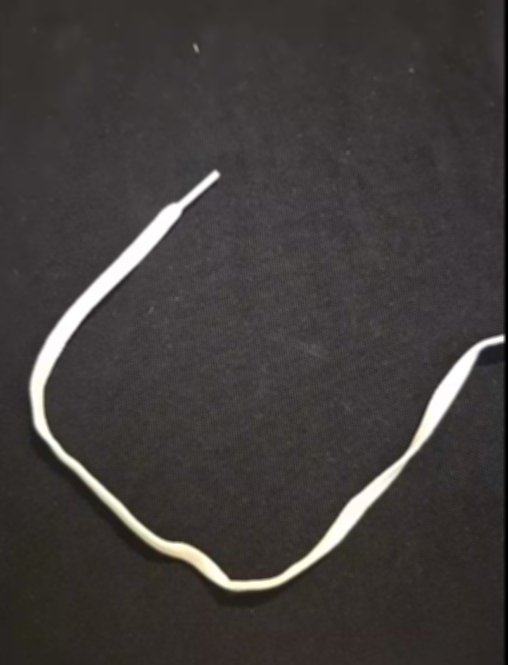
#> input picture examples/example.png, 508 x 665 px
$ python -i rope_segmentation.py   (imports and definitions only)
#> lines starting #> are read from the running program, lines starting #| are printed output that depends on the picture; after the words box and inside, x2 and y2 are one past the last pixel; in counts of white or black regions, pixels touching at a corner belong together
"""Rope segmentation using OpenCV.

This module provides functions for segmenting ropes from images.
"""

from dataclasses import dataclass
from typing import Optional, Tuple

import cv2
import numpy as np


@dataclass
class RopeMask:
    """Data structure for rope segmentation results.

    Attributes:
        mask: Binary mask of the rope (numpy array, dtype=uint8)
        confidence: Confidence score for the segmentation (0.0 to 1.0)
        image_shape: Original image shape (height, width)
    """

    mask: np.ndarray
    confidence: float
    image_shape: Tuple[int, int]


def _preprocess_image(
    image: np.ndarray,
    blur_kernel_size: int = 5,
) -> np.ndarray:
    """Preprocess image with blur and noise reduction.

    Args:
        image: Input image (BGR or grayscale)
        blur_kernel_size: Size of Gaussian blur kernel (must be odd)

    Returns:
        Preprocessed image
    """
    # Ensure kernel size is odd
    if blur_kernel_size % 2 == 0:
        blur_kernel_size += 1

    # Apply Gaussian blur
    blurred = cv2.GaussianBlur(
        image,
        (blur_kernel_size, blur_kernel_size),
        0,
    )

    return blurred


def _apply_morphology(
    mask: np.ndarray,
    opening_kernel_size: int = 3,
    closing_kernel_size: int = 5,
) -> np.ndarray:
    """Apply morphological operations to clean mask.

    Args:
        mask: Binary mask
        opening_kernel_size: Size of opening kernel (removes noise)
        closing_kernel_size: Size of closing kernel (fills gaps)

    Returns:
        Cleaned binary mask
    """
    # Create kernels
    opening_kernel = cv2.getStructuringElement(
        cv2.MORPH_ELLIPSE,
        (opening_kernel_size, opening_kernel_size),
    )
    closing_kernel = cv2.getStructuringElement(
        cv2.MORPH_ELLIPSE,
        (closing_kernel_size, closing_kernel_size),
    )

    # Apply opening (erosion then dilation) to remove noise
    opened = cv2.morphologyEx(mask, cv2.MORPH_OPEN, opening_kernel)

    # Apply closing (dilation then erosion) to fill gaps
    closed = cv2.morphologyEx(opened, cv2.MORPH_CLOSE, closing_kernel)

    return closed


def _filter_contours(
    mask: np.ndarray,
    min_area: int = 100,
    max_area: Optional[int] = None,
    min_aspect_ratio: float = 2.0,
    hole_fill_max_area: Optional[int] = None,
    hollow_fill_ratio_threshold: Optional[float] = None,
) -> np.ndarray:
    """Filter contours to keep only rope-like shapes.

    Args:
        mask: Binary mask
        min_area: Minimum contour area in pixels
        max_area: Maximum contour area in pixels (None for no limit)
        min_aspect_ratio: Minimum aspect ratio (length/width)
        hole_fill_max_area: Fill holes up to this area (pixels); larger holes
            (e.g., rope loops) are preserved. None disables hole filling.
        hollow_fill_ratio_threshold: If set, treat contours with fill ratios
            below this value as hollow (loop-like) and skip aspect ratio checks.

    Returns:
        Filtered binary mask
    """
    # Find contours
    contours, _ = cv2.findContours(
        mask,
        cv2.RETR_EXTERNAL,
        cv2.CHAIN_APPROX_SIMPLE,
    )

    if not contours:
        return mask

    # Start from the original mask so holes (e.g., rope loops) are preserved.
    filtered_mask = mask.copy()

    for contour in contours:
        area = cv2.contourArea(contour)

        # Check area
        if area < min_area:
            cv2.drawContours(filtered_mask, [contour], -1, 0, -1)
            continue
        if max_area is not None and area > max_area:
            cv2.drawContours(filtered_mask, [contour], -1, 0, -1)
            continue

        is_hollow = False
        if hollow_fill_ratio_threshold is not None and hollow_fill_ratio_threshold > 0:
            contour_mask = np.zeros_like(mask, dtype=np.uint8)
            cv2.drawContours(contour_mask, [contour], -1, 255, -1)
            contour_area_pixels = int(np.count_nonzero(contour_mask))
            if contour_area_pixels > 0:
                rope_area_pixels = int(
                    np.count_nonzero(cv2.bitwise_and(mask, contour_mask))
                )
                fill_ratio = rope_area_pixels / contour_area_pixels
                is_hollow = fill_ratio < hollow_fill_ratio_threshold

        # Check aspect ratio (skip for hollow/loop-like contours)
        if not is_hollow and len(contour) >= 5:  # Need at least 5 points for fitEllipse
            try:
                (_, _), (w, h), _ = cv2.fitEllipse(contour)
                aspect_ratio = max(w, h) / min(w, h) if min(w, h) > 0 else 0
                if aspect_ratio < min_aspect_ratio:
                    cv2.drawContours(filtered_mask, [contour], -1, 0, -1)
            except Exception:
                # If fitEllipse fails, use bounding box
                _, _, w, h = cv2.boundingRect(contour)
                aspect_ratio = max(w, h) / min(w, h) if min(w, h) > 0 else 0
                if aspect_ratio < min_aspect_ratio:
                    cv2.drawContours(filtered_mask, [contour], -1, 0, -1)

    if hole_fill_max_area is not None and hole_fill_max_area > 0:
        # Fill only small holes to reduce skeleton noise while preserving
        # large loop interiors.
        holes = cv2.bitwise_not(filtered_mask)
        hole_contours, _ = cv2.findContours(
            holes,
            cv2.RETR_EXTERNAL,
            cv2.CHAIN_APPROX_SIMPLE,
        )
        for hole_contour in hole_contours:
            area = cv2.contourArea(hole_contour)
            if area <= hole_fill_max_area:
                cv2.drawContours(filtered_mask, [hole_contour], -1, 255, -1)

    return filtered_mask


def _cleanup_connected_components(
    mask: np.ndarray,
    min_area: int = 0,
    keep_largest: bool = False,
) -> np.ndarray:
    """Remove small connected components from a binary mask.

    Args:
        mask: Binary mask (uint8, 0/255)
        min_area: Minimum area in pixels to keep (0 disables)
        keep_largest: If True, always keep the largest component

    Returns:
        Cleaned binary mask (uint8, 0/255)
    """
    if mask.size == 0:
        return mask
    if min_area <= 0 and not keep_largest:
        return mask

    binary = (mask > 0).astype(np.uint8)
    num_labels, labels, stats, _ = cv2.connectedComponentsWithStats(
        binary,
        connectivity=8,
    )

    if num_labels <= 1:
        return mask

    areas = stats[1:, cv2.CC_STAT_AREA]
    keep = np.zeros(num_labels, dtype=bool)

    if keep_largest and len(areas) > 0:
        largest_idx = 1 + int(np.argmax(areas))
        keep[largest_idx] = True

    if min_area > 0:
        for label_idx, area in enumerate(areas, start=1):
            if area >= min_area:
                keep[label_idx] = True

    cleaned = np.zeros_like(binary)
    for label_idx in range(1, num_labels):
        if keep[label_idx]:
            cleaned[labels == label_idx] = 255

    return cleaned


def _calculate_confidence(
    mask: np.ndarray,
    image_shape: Tuple[int, int],
    method_agreement: Optional[float] = None,
) -> float:
    """Calculate confidence score for segmentation.

    Args:
        mask: Binary mask
        image_shape: Original image shape (height, width)
        method_agreement: Agreement between methods (0.0 to 1.0) if combined

    Returns:
        Confidence score (0.0 to 1.0)
    """
    height, width = image_shape
    total_pixels = height * width

    # Calculate mask coverage ratio
    mask_pixels = np.count_nonzero(mask)
    coverage_ratio = mask_pixels / total_pixels if total_pixels > 0 else 0.0

    # Coverage should be reasonable (not too small, not too large)
    # Typical rope might be 1-10% of image
    if coverage_ratio < 0.001 or coverage_ratio > 0.3:
        coverage_score = 0.0
    elif coverage_ratio < 0.01:
        coverage_score = coverage_ratio * 50  # Scale up small coverage
    else:
        coverage_score = min(1.0, 1.0 - (coverage_ratio - 0.01) * 5)

    # Contour quality score
    contours, _ = cv2.findContours(
        mask,
        cv2.RETR_EXTERNAL,
        cv2.CHAIN_APPROX_SIMPLE,
    )

    if not contours:
        contour_score = 0.0
    else:
        # Prefer fewer, larger contours (single rope)
        largest_contour = max(contours, key=cv2.contourArea)
        largest_area = cv2.contourArea(largest_contour)
        total_contour_area = sum(cv2.contourArea(c) for c in contours)

        if total_contour_area > 0:
            # Score based on how much of mask is in largest contour
            contour_score = largest_area / total_contour_area
        else:
            contour_score = 0.0

    # Combine scores
    base_confidence = (coverage_score * 0.6 + contour_score * 0.4)

    # Boost confidence if methods agree (for combined method)
    if method_agreement is not None:
        base_confidence = base_confidence * 0.7 + method_agreement * 0.3

    return min(1.0, max(0.0, base_confidence))


# [61 lines left out: function _segment_by_saturation, not called in this run]


def _segment_by_color(
    image: np.ndarray,
    config: dict,
) -> np.ndarray:
    """Segment rope using color thresholding.

    Args:
        image: Input image in BGR format
        config: Configuration dictionary with segmentation parameters

    Returns:
        Binary mask of segmented rope
    """
    # Get config parameters with defaults
    blur_kernel_size = config.get("blur_kernel_size", 5)
    morph_ops = config.get("morph_operations", {})
    opening_size = morph_ops.get("opening_kernel_size", 3)
    closing_size = morph_ops.get("closing_kernel_size", 5)
    contour_filter = config.get("contour_filter", {})
    min_area = contour_filter.get("min_area", 100)
    min_aspect_ratio = contour_filter.get("min_aspect_ratio", 2.0)
    hole_fill_max_area = contour_filter.get("hole_fill_max_area", None)
    hollow_fill_ratio_threshold = contour_filter.get(
        "hollow_fill_ratio_threshold",
        None,
    )

    # Convert to HSV for better color separation
    hsv = cv2.cvtColor(image, cv2.COLOR_BGR2HSV)

    # Get color range (default to black rope on wood)
    color_range = config.get("color_range", {})
    hsv_lower = np.array(color_range.get("hsv_lower", [0, 0, 0]))
    hsv_upper = np.array(color_range.get("hsv_upper", [180, 50, 80]))

    # Preprocess
    blurred = _preprocess_image(hsv, blur_kernel_size)

    # Create mask using color threshold
    mask = cv2.inRange(blurred, hsv_lower, hsv_upper)

    # Apply morphological operations
    mask = _apply_morphology(mask, opening_size, closing_size)

    # Filter contours
    mask = _filter_contours(
        mask,
        min_area,
        None,
        min_aspect_ratio,
        hole_fill_max_area,
        hollow_fill_ratio_threshold,
    )

    cleanup_cfg = config.get("cleanup", {})
    mask = _cleanup_connected_components(
        mask,
        min_area=int(cleanup_cfg.get("min_area", 0) or 0),
        keep_largest=bool(cleanup_cfg.get("keep_largest", False)),
    )

    return mask


# [126 lines left out: functions _segment_by_edges, _segment_combined, not called in this run]


def segment_rope(
    image: np.ndarray,
    config: Optional[dict] = None,
) -> RopeMask:
    """Segment rope from an input image.

    Args:
        image: Input image as numpy array (BGR format)
        config: Optional configuration dictionary with segmentation parameters

    Returns:
        RopeMask object containing the segmentation mask and metadata

    Raises:
        ValueError: If image is empty or invalid
    """
    if image is None or image.size == 0:
        raise ValueError("Input image is empty or invalid")

    # Default config
    if config is None:
        config = {}

    # Get segmentation method (default to color_threshold)
    method = config.get("method", "color_threshold")

    # Get image shape
    height, width = image.shape[:2]
    image_shape = (height, width)

    # Dispatch to appropriate method
    method_agreement = None

    if method == "saturation":
        mask = _segment_by_saturation(image, config)
    elif method == "color_threshold":
        mask = _segment_by_color(image, config)
    elif method == "edge_detection":
        mask = _segment_by_edges(image, config)
    elif method == "combined":
        mask, method_agreement = _segment_combined(image, config)
    elif method == "adaptive":
        # Placeholder for future adaptive method
        # For now, fall back to color thresholding
        mask = _segment_by_color(image, config)
    else:
        # Unknown method, default to saturation
        mask = _segment_by_saturation(image, config)

    # Calculate confidence
    confidence = _calculate_confidence(mask, image_shape, method_agreement)

    return RopeMask(
        mask=mask,
        confidence=confidence,
        image_shape=image_shape,
    )

>>> import cv2
>>> picture = cv2.imread('../../examples/example.png')
#> picture is the input picture: shape (665, 508, 3); mean B, G, R 59.1, 60.4, 64.6
>>> result = segment_rope(picture)
#> in _segment_by_color, `hsv = cv2.cvtColor(image, cv2.COLOR_BGR2HSV)`: hsv: shape (665, 508, 3); mean H, S, V 82.3, 27.6, 64.7
#> in _preprocess_image, `blurred = cv2.GaussianBlur( image, (blur_kernel_size, blur_kernel_size..`: blurred: shape (665, 508, 3); mean H, S, V 82.3, 27.6, 64.7
#> in _segment_by_color, `mask = cv2.inRange(blurred, hsv_lower, hsv_upper)`:
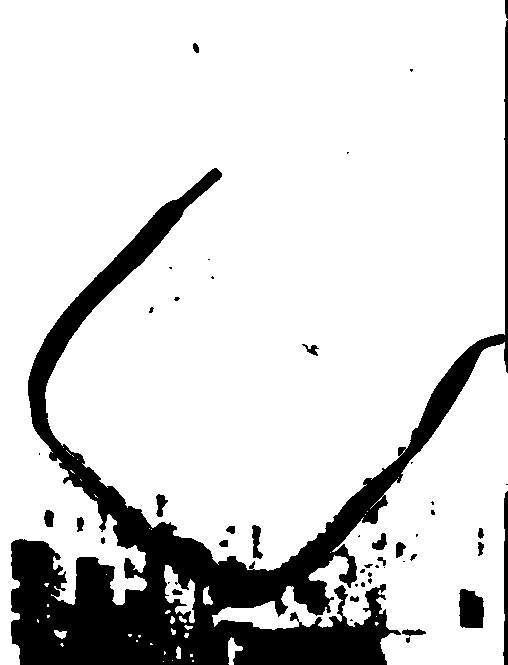
#> mask: shape (665, 508); 84.2% white; 48 black regions (25 under 20 px), largest, box (x1, y1, x2, y2) and area: (11, 20, 508, 665) 50155, (459, 589, 484, 628) 833, (503, 491, 508, 665) 671
#> in _apply_morphology, `opened = cv2.morphologyEx(mask, cv2.MORPH_OPEN, opening_kernel)`:
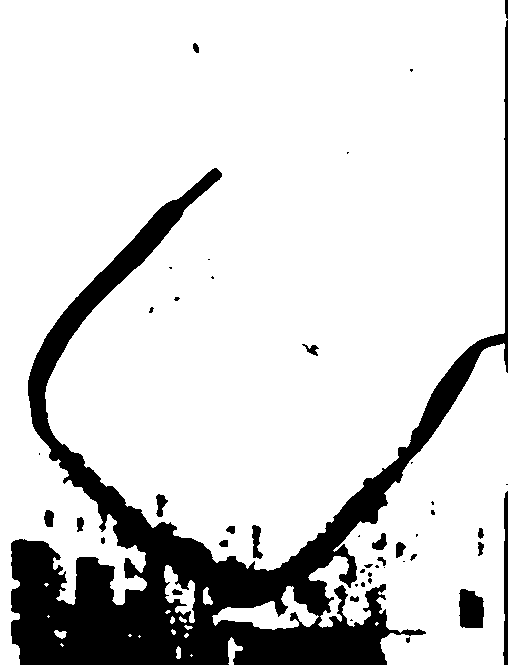
#> opened: shape (665, 508); 84.1% white; 46 black regions (24 under 20 px), largest, box (x1, y1, x2, y2) and area: (11, 20, 508, 665) 50545, (459, 589, 484, 628) 833, (503, 491, 508, 665) 671
#> in _apply_morphology, `closed = cv2.morphologyEx(opened, cv2.MORPH_CLOSE, closing_kernel)`:
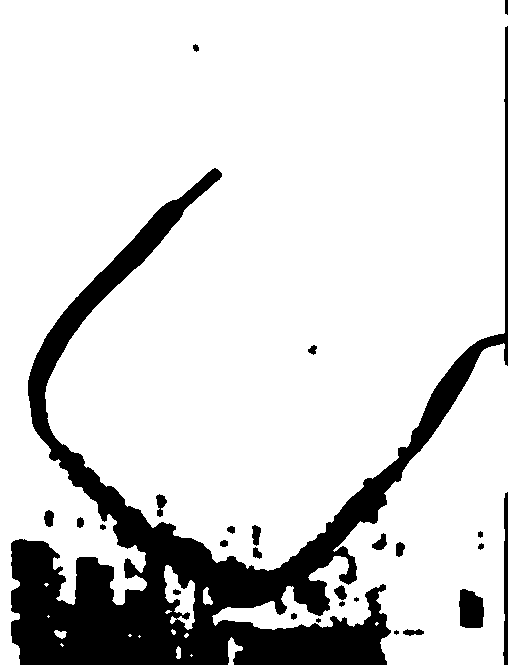
#> closed: shape (665, 508); 84.4% white; 26 black regions (3 under 20 px)
#> in _filter_contours, `contours, _ = cv2.findContours( mask, cv2.RETR_EXTERNAL, cv2.CHAIN_APP..`: contours = 17 contours, 10 with area under 20; largest, box (x1, y1, x2, y2) and area: (0, 0, 508, 665) 247128, (212, 343, 508, 665) 36369, (164, 565, 195, 630) 933, (228, 637, 243, 665) 173, (203, 587, 213, 605) 92, (54, 630, 67, 639) 60, (176, 646, 181, 659) 39
#> the loop in _filter_contours, `for contour in contours:` made 17 passes
#> (area, w, h, aspect_ratio) on passes 4, 15, 16, 17: (173, 19.1, 23.57, 1.23), (933, 28.26, 56.97, 2.02), (36369, 247.2, 730.3, 2.95), (247128.5, 359.6, 651.1, 1.81)
#> area on passes 2, 8, 13: 39, 59.5, 92.5
#> after the loop in _filter_contours, `for contour in contours:`:
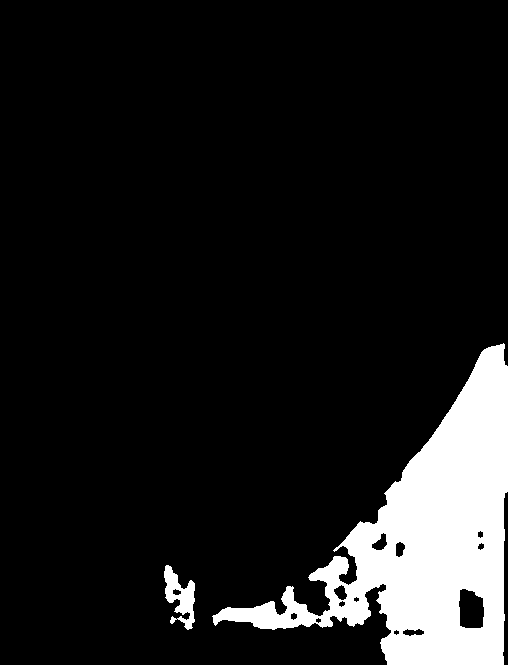
#> filtered_mask: shape (665, 508); 10.8% white; 2 white regions
#> in _calculate_confidence, `mask_pixels = np.count_nonzero(mask)`: mask_pixels = 36615
#> in _calculate_confidence, `coverage_ratio = mask_pixels / total_pixels if total_pixels > 0 else 0.0`: coverage_ratio = 0.108
#> in _calculate_confidence, `coverage_score = min(1.0, 1.0 - (coverage_ratio - 0.01) * 5)`: coverage_score = 0.508
#> in _calculate_confidence, `contours, _ = cv2.findContours( mask, cv2.RETR_EXTERNAL, cv2.CHAIN_APP..`: contours = 2 contours; box (x1, y1, x2, y2) and area: (212, 343, 508, 665) 36369, (164, 565, 195, 630) 933
#> in _calculate_confidence, `largest_contour = max(contours, key=cv2.contourArea)`: largest_contour = contour of 560 points, box (x1, y1, x2, y2) (212, 343, 508, 665), area 36369
#> in _calculate_confidence, `largest_area = cv2.contourArea(largest_contour)`: largest_area = 36369
#> in _calculate_confidence, `total_contour_area = sum(cv2.contourArea(c) for c in contours)`: total_contour_area = 37302
#> in _calculate_confidence, `contour_score = largest_area / total_contour_area`: contour_score = 0.975
#> in _calculate_confidence, `base_confidence = (coverage_score * 0.6 + contour_score * 0.4)`: base_confidence = 0.695
